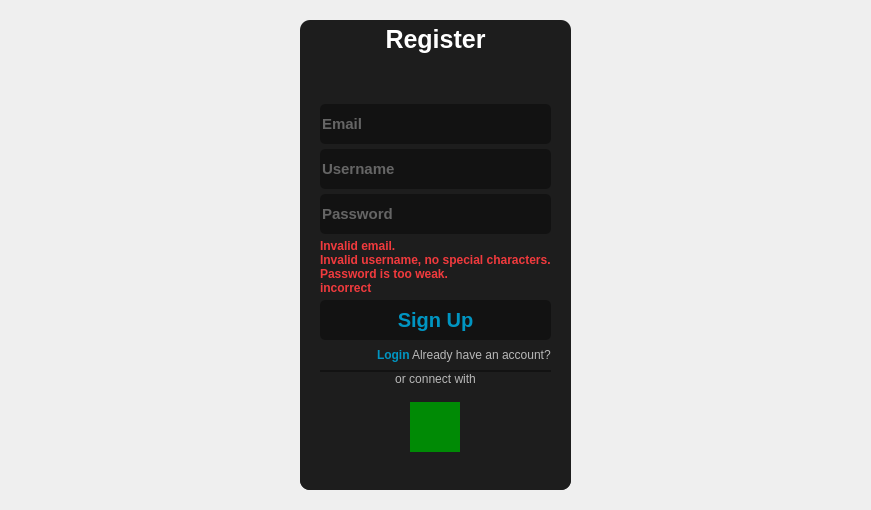
            <widget class="QWidget" name="register_page">
             <layout class="QHBoxLayout" name="horizontalLayout_17">
              <property name="leftMargin">
               <number>300</number>
              </property>
              <property name="topMargin">
               <number>20</number>
              </property>
              <property name="rightMargin">
               <number>300</number>
              </property>
              <property name="bottomMargin">
               <number>20</number>
              </property>
              <item>
               <widget class="QFrame" name="frame_8">
                <property name="maximumSize">
                 <size>
                  <width>360</width>
                  <height>470</height>
                 </size>
                </property>
                <property name="styleSheet">
                 <string notr="true">background-color: rgb(29, 29, 29);
border-radius:10px;</string>
                </property>
                <property name="frameShape">
                 <enum>QFrame::StyledPanel</enum>
                </property>
                <property name="frameShadow">
                 <enum>QFrame::Raised</enum>
                </property>
                <layout class="QVBoxLayout" name="verticalLayout_32">
                 <property name="spacing">
                  <number>0</number>
                 </property>
                 <property name="leftMargin">
                  <number>0</number>
                 </property>
                 <property name="topMargin">
                  <number>5</number>
                 </property>
                 <property name="rightMargin">
                  <number>0</number>
                 </property>
                 <property name="bottomMargin">
                  <number>0</number>
                 </property>
                 <item>
                  <widget class="QLabel" name="label_13">
                   <property name="maximumSize">
                    <size>
                     <width>16777215</width>
                     <height>50</height>
                    </size>
                   </property>
                   <property name="font">
                    <font>
                     <pointsize>19</pointsize>
                     <bold>true</bold>
                    </font>
                   </property>
                   <property name="styleSheet">
                    <string notr="true">color: rgb(255, 255, 255);</string>
                   </property>
                   <property name="text">
                    <string>Register</string>
                   </property>
                   <property name="alignment">
                    <set>Qt::AlignCenter</set>
                   </property>
                  </widget>
                 </item>
                 <item>
                  <widget class="QFrame" name="frame_13">
                   <property name="frameShape">
                    <enum>QFrame::StyledPanel</enum>
                   </property>
                   <property name="frameShadow">
                    <enum>QFrame::Raised</enum>
                   </property>
                   <layout class="QVBoxLayout" name="verticalLayout_33">
                    <property name="spacing">
                     <number>5</number>
                    </property>
                    <property name="leftMargin">
                     <number>20</number>
                    </property>
                    <property name="topMargin">
                     <number>50</number>
                    </property>
                    <property name="rightMargin">
                     <number>20</number>
                    </property>
                    <property name="bottomMargin">
                     <number>20</number>
                    </property>
                    <item>
                     <widget class="QLineEdit" name="reg_email">
                      <property name="minimumSize">
                       <size>
                        <width>0</width>
                        <height>40</height>
                       </size>
                      </property>
                      <property name="maximumSize">
                       <size>
                        <width>16777215</width>
                        <height>40</height>
                       </size>
                      </property>
                      <property name="font">
                       <font>
                        <pointsize>11</pointsize>
                        <bold>true</bold>
                       </font>
                      </property>
                      <property name="styleSheet">
                       <string notr="true">padding-right:5px;
border-radius: 5px;
background-color: rgb(18, 18, 18);
color: rgb(184, 184, 184);</string>
                      </property>
                      <property name="maxLength">
                       <number>30</number>
                      </property>
                      <property name="placeholderText">
                       <string>Email</string>
                      </property>
                     </widget>
                    </item>
                    <item>
                     <widget class="QLineEdit" name="reg_username">
                      <property name="minimumSize">
                       <size>
                        <width>0</width>
                        <height>40</height>
                       </size>
                      </property>
                      <property name="maximumSize">
                       <size>
                        <width>16777215</width>
                        <height>40</height>
                       </size>
                      </property>
                      <property name="font">
                       <font>
                        <pointsize>11</pointsize>
                        <bold>true</bold>
                       </font>
                      </property>
                      <property name="styleSheet">
                       <string notr="true">padding-right:5px;
border-radius: 5px;
background-color: rgb(18, 18, 18);
color: rgb(184, 184, 184);</string>
                      </property>
                      <property name="text">
                       <string/>
                      </property>
                      <property name="maxLength">
                       <number>30</number>
                      </property>
                      <property name="placeholderText">
                       <string>Username</string>
                      </property>
                     </widget>
                    </item>
                    <item>
                     <widget class="QLineEdit" name="reg_password">
                      <property name="minimumSize">
                       <size>
                        <width>0</width>
                        <height>40</height>
                       </size>
                      </property>
                      <property name="maximumSize">
                       <size>
                        <width>16777215</width>
                        <height>40</height>
                       </size>
                      </property>
                      <property name="font">
                       <font>
                        <pointsize>11</pointsize>
                        <bold>true</bold>
                       </font>
                      </property>
                      <property name="styleSheet">
                       <string notr="true">padding-right:5px;
border-radius: 5px;
background-color: rgb(18, 18, 18);
color: rgb(184, 184, 184);</string>
                      </property>
                      <property name="maxLength">
                       <number>30</number>
                      </property>
                      <property name="placeholderText">
                       <string>Password</string>
                      </property>
                     </widget>
                    </item>
                    <item>
                     <widget class="QFrame" name="reg_error_frame">
                      <property name="minimumSize">
                       <size>
                        <width>0</width>
                        <height>0</height>
                       </size>
                      </property>
                      <property name="font">
                       <font>
                        <bold>false</bold>
                       </font>
                      </property>
                      <property name="styleSheet">
                       <string notr="true">color: rgb(241, 58, 61);</string>
                      </property>
                      <property name="frameShape">
                       <enum>QFrame::StyledPanel</enum>
                      </property>
                      <property name="frameShadow">
                       <enum>QFrame::Raised</enum>
                      </property>
                      <layout class="QVBoxLayout" name="verticalLayout_30">
                       <property name="spacing">
                        <number>0</number>
                       </property>
                       <property name="leftMargin">
                        <number>0</number>
                       </property>
                       <property name="topMargin">
                        <number>0</number>
                       </property>
                       <property name="rightMargin">
                        <number>0</number>
                       </property>
                       <property name="bottomMargin">
                        <number>0</number>
                       </property>
                       <item>
                        <widget class="QLabel" name="reg_error_email">
                         <property name="font">
                          <font>
                           <bold>true</bold>
                          </font>
                         </property>
                         <property name="text">
                          <string>Invalid email.</string>
                         </property>
                        </widget>
                       </item>
                       <item>
                        <widget class="QLabel" name="reg_error_username">
                         <property name="font">
                          <font>
                           <bold>true</bold>
                          </font>
                         </property>
                         <property name="text">
                          <string>Invalid username, no special characters.</string>
                         </property>
                        </widget>
                       </item>
                       <item>
                        <widget class="QLabel" name="reg_error_password">
                         <property name="font">
                          <font>
                           <bold>true</bold>
                          </font>
                         </property>
                         <property name="text">
                          <string>Password is too weak.</string>
                         </property>
                        </widget>
                       </item>
                       <item>
                        <widget class="QLabel" name="reg_error_server">
                         <property name="font">
                          <font>
                           <bold>true</bold>
                          </font>
                         </property>
                         <property name="text">
                          <string>incorrect</string>
                         </property>
                        </widget>
                       </item>
                       <item>
                        <spacer name="verticalSpacer_8">
                         <property name="orientation">
                          <enum>Qt::Vertical</enum>
                         </property>
                         <property name="sizeHint" stdset="0">
                          <size>
                           <width>20</width>
                           <height>40</height>
                          </size>
                         </property>
                        </spacer>
                       </item>
                      </layout>
                     </widget>
                    </item>
                    <item>
                     <widget class="QPushButton" name="reg_submit">
                      <property name="minimumSize">
                       <size>
                        <width>0</width>
                        <height>40</height>
                       </size>
                      </property>
                      <property name="maximumSize">
                       <size>
                        <width>16777215</width>
                        <height>40</height>
                       </size>
                      </property>
                      <property name="font">
                       <font>
                        <pointsize>15</pointsize>
                        <bold>true</bold>
                       </font>
                      </property>
                      <property name="cursor">
                       <cursorShape>PointingHandCursor</cursorShape>
                      </property>
                      <property name="focusPolicy">
                       <enum>Qt::NoFocus</enum>
                      </property>
                      <property name="styleSheet">
                       <string notr="true">border-radius: 5px;
background-color: rgb(18, 18, 18);
color: rgb(0, 149, 194);</string>
                      </property>
                      <property name="text">
                       <string>Sign Up</string>
                      </property>
                      <property name="shortcut">
                       <string>Return</string>
                      </property>
                     </widget>
                    </item>
                    <item>
                     <widget class="QFrame" name="frame_14">
                      <property name="minimumSize">
                       <size>
                        <width>0</width>
                        <height>20</height>
                       </size>
                      </property>
                      <property name="frameShape">
                       <enum>QFrame::StyledPanel</enum>
                      </property>
                      <property name="frameShadow">
                       <enum>QFrame::Raised</enum>
                      </property>
                      <layout class="QHBoxLayout" name="horizontalLayout_15">
                       <property name="spacing">
                        <number>2</number>
                       </property>
                       <property name="leftMargin">
                        <number>0</number>
                       </property>
                       <property name="topMargin">
                        <number>0</number>
                       </property>
                       <property name="rightMargin">
                        <number>0</number>
                       </property>
                       <property name="bottomMargin">
                        <number>0</number>
                       </property>
                       <item>
                        <spacer name="horizontalSpacer_5">
                         <property name="orientation">
                          <enum>Qt::Horizontal</enum>
                         </property>
                         <property name="sizeHint" stdset="0">
                          <size>
                           <width>40</width>
                           <height>20</height>
                          </size>
                         </property>
                        </spacer>
                       </item>
                       <item>
                        <widget class="QPushButton" name="switch_login">
                         <property name="maximumSize">
                          <size>
                           <width>50</width>
                           <height>16777215</height>
                          </size>
                         </property>
                         <property name="font">
                          <font>
                           <bold>true</bold>
                          </font>
                         </property>
                         <property name="cursor">
                          <cursorShape>PointingHandCursor</cursorShape>
                         </property>
                         <property name="focusPolicy">
                          <enum>Qt::NoFocus</enum>
                         </property>
                         <property name="styleSheet">
                          <string notr="true">QPushButton{
	
	color: rgb(0, 149, 194);
	text-align: left;
}
QPushButton:hover{
	  text-decoration: underline;
}</string>
                         </property>
                         <property name="text">
                          <string>Login</string>
                         </property>
                         <property name="flat">
                          <bool>true</bool>
                         </property>
                        </widget>
                       </item>
                       <item>
                        <widget class="QLabel" name="label_14">
                         <property name="minimumSize">
                          <size>
                           <width>0</width>
                           <height>0</height>
                          </size>
                         </property>
                         <property name="maximumSize">
                          <size>
                           <width>200</width>
                           <height>16777215</height>
                          </size>
                         </property>
                         <property name="font">
                          <font>
                           <bold>false</bold>
                          </font>
                         </property>
                         <property name="styleSheet">
                          <string notr="true">color: rgb(184, 184, 184);</string>
                         </property>
                         <property name="text">
                          <string>Already have an account?</string>
                         </property>
                        </widget>
                       </item>
                      </layout>
                     </widget>
                    </item>
                    <item>
                     <spacer name="verticalSpacer_10">
                      <property name="orientation">
                       <enum>Qt::Vertical</enum>
                      </property>
                      <property name="sizeHint" stdset="0">
                       <size>
                        <width>20</width>
                        <height>40</height>
                       </size>
                      </property>
                     </spacer>
                    </item>
                    <item>
                     <widget class="QFrame" name="frame_15">
                      <property name="minimumSize">
                       <size>
                        <width>0</width>
                        <height>100</height>
                       </size>
                      </property>
                      <property name="frameShape">
                       <enum>QFrame::StyledPanel</enum>
                      </property>
                      <property name="frameShadow">
                       <enum>QFrame::Raised</enum>
                      </property>
                      <layout class="QVBoxLayout" name="verticalLayout_34">
                       <property name="spacing">
                        <number>0</number>
                       </property>
                       <property name="leftMargin">
                        <number>0</number>
                       </property>
                       <property name="topMargin">
                        <number>0</number>
                       </property>
                       <property name="rightMargin">
                        <number>0</number>
                       </property>
                       <property name="bottomMargin">
                        <number>0</number>
                       </property>
                       <item>
                        <widget class="QLabel" name="label_15">
                         <property name="maximumSize">
                          <size>
                           <width>16777215</width>
                           <height>15</height>
                          </size>
                         </property>
                         <property name="styleSheet">
                          <string notr="true">border-top:2px solid rgb(18, 18, 18);
color: rgb(184, 184, 184);</string>
                         </property>
                         <property name="text">
                          <string>or connect with</string>
                         </property>
                         <property name="alignment">
                          <set>Qt::AlignCenter</set>
                         </property>
                        </widget>
                       </item>
                       <item>
                        <widget class="QFrame" name="frame_16">
                         <property name="frameShape">
                          <enum>QFrame::StyledPanel</enum>
                         </property>
                         <property name="frameShadow">
                          <enum>QFrame::Raised</enum>
                         </property>
                         <layout class="QHBoxLayout" name="horizontalLayout_16">
                          <item>
                           <widget class="QPushButton" name="pushButton_12">
                            <property name="minimumSize">
                             <size>
                              <width>50</width>
                              <height>50</height>
                             </size>
                            </property>
                            <property name="maximumSize">
                             <size>
                              <width>50</width>
                              <height>50</height>
                             </size>
                            </property>
                            <property name="cursor">
                             <cursorShape>PointingHandCursor</cursorShape>
                            </property>
                            <property name="focusPolicy">
                             <enum>Qt::NoFocus</enum>
                            </property>
                            <property name="styleSheet">
                             <string notr="true">background-color: rgb(0, 138, 5);
border-radius:0;</string>
                            </property>
                            <property name="text">
                             <string/>
                            </property>
                            <property name="icon">
                             <iconset>
                              <normaloff>:/icon</normaloff>:/icon</iconset>
                            </property>
                            <property name="iconSize">
                             <size>
                              <width>50</width>
                              <height>50</height>
                             </size>
                            </property>
                           </widget>
                          </item>
                         </layout>
                        </widget>
                       </item>
                      </layout>
                     </widget>
                    </item>
                   </layout>
                  </widget>
                 </item>
                </layout>
               </widget>
              </item>
             </layout>
            </widget>
